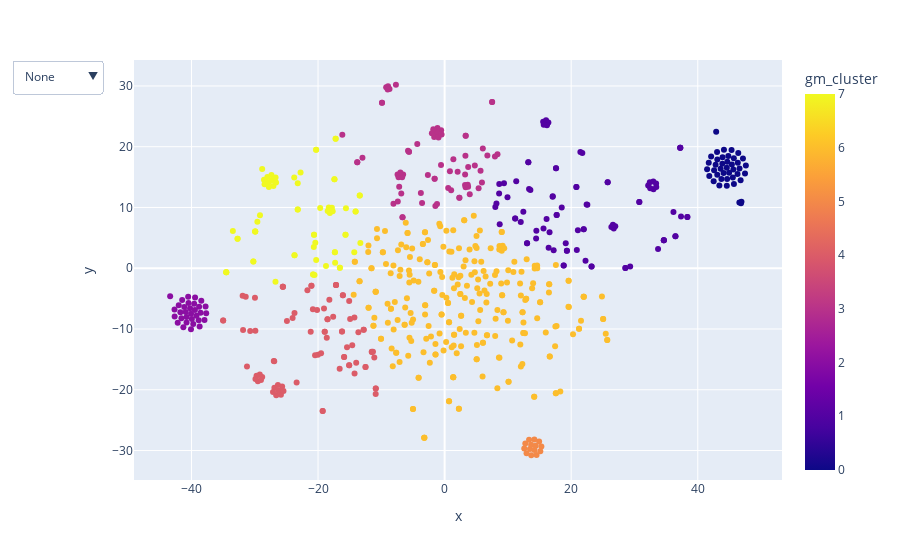

Source (notebook cell):
### Code cell
fig = px.scatter(
    df,
    x='x',
    y='y',
    color="gm_cluster",
    hover_data=["short_input_texts", "short_bot_texts", "intent", "short_entities", "action_1"],
)
fig.update_layout(
    updatemenus=[menus_list['gm_cluster']]
)


fig.show()

### Figure 1 — Plotly figure (JSON) as saved in the notebook; plotly's stock layout.template omitted (floating-point values rounded to 4 significant figures; data arrays with more than 128 entries replaced by an {"elided": "..."} marker saying what was removed)
{"data": [{"customdata": {"elided": "655x5 str values"}, "hovertemplate": "x=%{x}<br>y=%{y}<br>short_input_texts=%{customdata[0]}<br>short_bot_texts=%{customdata[1]}<br>intent=%{customdata[2]}<br>short_entities=%{customdata[3]}<br>action_1=%{customdata[4]}<br>gm_cluster=%{marker.color}<extra></extra>", "legendgroup": "", "marker": {"color": {"elided": "655 int values"}, "coloraxis": "coloraxis", "symbol": "circle"}, "mode": "markers", "name": "", "showlegend": false, "type": "scatter", "x": {"elided": "655 float values"}, "xaxis": "x", "y": {"elided": "655 float values"}, "yaxis": "y"}], "layout": {"coloraxis": {"colorbar": {"title": {"text": "gm_cluster"}}, "colorscale": [[0, "#0d0887"], [0.1111, "#46039f"], [0.2222, "#7201a8"], [0.3333, "#9c179e"], [0.4444, "#bd3786"], [0.5556, "#d8576b"], [0.6667, "#ed7953"], [0.7778, "#fb9f3a"], [0.8889, "#fdca26"], [1, "#f0f921"]]}, "legend": {"tracegroupgap": 0}, "margin": {"t": 60}, "updatemenus": [{"buttons": [{"args": ["shapes", []], "label": "None", "method": "relayout"}, {"args": ["shapes", [{"line": {"color": "#0d0887"}, "type": "circle", "x0": 41.48, "x1": 47.6, "xref": "x", "y0": 10.68, "y1": 22.45, "yref": "y"}]], "label": "Cluster 0", "method": "relayout"}, {"args": ["shapes", [{"line": {"color": "#46039f"}, "type": "circle", "x0": 8.014, "x1": 38.36, "xref": "x", "y0": 0.03612, "y1": 24.34, "yref": "y"}]], "label": "Cluster 1", "method": "relayout"}, {"args": ["shapes", [{"line": {"color": "#7201a8"}, "type": "circle", "x0": -43.37, "x1": -37.67, "xref": "x", "y0": -10.04, "y1": -4.592, "yref": "y"}]], "label": "Cluster 2", "method": "relayout"}, {"args": ["shapes", [{"line": {"color": "#9c179e"}, "type": "circle", "x0": -16.16, "x1": 8.354, "xref": "x", "y0": 8.387, "y1": 30.2, "yref": "y"}]], "label": "Cluster 3", "method": "relayout"}, {"args": ["shapes", [{"line": {"color": "#bd3786"}, "type": "circle", "x0": -34.99, "x1": -10.88, "xref": "x", "y0": -23.49, "y1": -2.773, "yref": "y"}]], "label": "Cluster 4", "method": "relayout"}, {"args": ["shapes", [{"line": {"color": "#d8576b"}, "type": "circle", "x0": 12.58, "x1": 15.29, "xref": "x", "y0": -30.78, "y1": -28.2, "yref": "y"}]], "label": "Cluster 5", "method": "relayout"}, {"args": ["shapes", [{"line": {"color": "#ed7953"}, "type": "circle", "x0": -14.37, "x1": 25.69, "xref": "x", "y0": -27.89, "y1": 8.626, "yref": "y"}]], "label": "Cluster 6", "method": "relayout"}, {"args": ["shapes", [{"line": {"color": "#fb9f3a"}, "type": "circle", "x0": -34.5, "x1": -13.32, "xref": "x", "y0": -2.226, "y1": 21.32, "yref": "y"}]], "label": "Cluster 7", "method": "relayout"}, {"args": ["shapes", [{"line": {"color": "#0d0887"}, "type": "circle", "x0": 41.48, "x1": 47.6, "xref": "x", "y0": 10.68, "y1": 22.45, "yref": "y"}, {"line": {"color": "#46039f"}, "type": "circle", "x0": 8.014, "x1": 38.36, "xref": "x", "y0": 0.03612, "y1": 24.34, "yref": "y"}, {"line": {"color": "#7201a8"}, "type": "circle", "x0": -43.37, "x1": -37.67, "xref": "x", "y0": -10.04, "y1": -4.592, "yref": "y"}, {"line": {"color": "#9c179e"}, "type": "circle", "x0": -16.16, "x1": 8.354, "xref": "x", "y0": 8.387, "y1": 30.2, "yref": "y"}, {"line": {"color": "#bd3786"}, "type": "circle", "x0": -34.99, "x1": -10.88, "xref": "x", "y0": -23.49, "y1": -2.773, "yref": "y"}, {"line": {"color": "#d8576b"}, "type": "circle", "x0": 12.58, "x1": 15.29, "xref": "x", "y0": -30.78, "y1": -28.2, "yref": "y"}, {"line": {"color": "#ed7953"}, "type": "circle", "x0": -14.37, "x1": 25.69, "xref": "x", "y0": -27.89, "y1": 8.626, "yref": "y"}, {"line": {"color": "#fb9f3a"}, "type": "circle", "x0": -34.5, "x1": -13.32, "xref": "x", "y0": -2.226, "y1": 21.32, "yref": "y"}]], "label": "All", "method": "relayout"}]}], "xaxis": {"anchor": "y", "domain": [0, 1], "title": {"text": "x"}}, "yaxis": {"anchor": "x", "domain": [0, 1], "title": {"text": "y"}}}}
